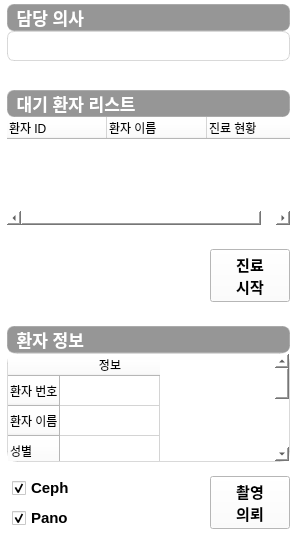
<?xml version="1.0" encoding="UTF-8"?>
<ui version="4.0">
 <class>PatientInfo</class>
 <widget class="QWidget" name="PatientInfo">
  <property name="geometry">
   <rect>
    <x>0</x>
    <y>0</y>
    <width>300</width>
    <height>534</height>
   </rect>
  </property>
  <property name="minimumSize">
   <size>
    <width>300</width>
    <height>0</height>
   </size>
  </property>
  <property name="maximumSize">
   <size>
    <width>300</width>
    <height>16777215</height>
   </size>
  </property>
  <property name="windowTitle">
   <string>Form</string>
  </property>
  <property name="styleSheet">
   <string notr="true">background-color: rgb(255, 255, 255);</string>
  </property>
  <layout class="QGridLayout" name="gridLayout">
   <property name="leftMargin">
    <number>3</number>
   </property>
   <property name="topMargin">
    <number>0</number>
   </property>
   <property name="rightMargin">
    <number>0</number>
   </property>
   <property name="bottomMargin">
    <number>0</number>
   </property>
   <item row="5" column="0">
    <spacer name="verticalSpacer_3">
     <property name="orientation">
      <enum>Qt::Vertical</enum>
     </property>
     <property name="sizeType">
      <enum>QSizePolicy::Fixed</enum>
     </property>
     <property name="sizeHint" stdset="0">
      <size>
       <width>20</width>
       <height>10</height>
      </size>
     </property>
    </spacer>
   </item>
   <item row="3" column="0">
    <spacer name="verticalSpacer_2">
     <property name="orientation">
      <enum>Qt::Vertical</enum>
     </property>
     <property name="sizeType">
      <enum>QSizePolicy::Fixed</enum>
     </property>
     <property name="sizeHint" stdset="0">
      <size>
       <width>20</width>
       <height>10</height>
      </size>
     </property>
    </spacer>
   </item>
   <item row="0" column="0">
    <layout class="QVBoxLayout" name="verticalLayout_6">
     <property name="spacing">
      <number>0</number>
     </property>
     <property name="leftMargin">
      <number>4</number>
     </property>
     <property name="topMargin">
      <number>4</number>
     </property>
     <property name="rightMargin">
      <number>10</number>
     </property>
     <property name="bottomMargin">
      <number>4</number>
     </property>
     <item>
      <widget class="QLabel" name="label_3">
       <property name="font">
        <font>
         <pointsize>13</pointsize>
         <bold>true</bold>
        </font>
       </property>
       <property name="styleSheet">
        <string notr="true">background-color: rgb(150, 150, 150);
color: rgb(255, 255, 255);

border: 1px solid rgba(150, 150, 150, 150);
border-radius:7px;
</string>
       </property>
       <property name="text">
        <string> 담당 의사</string>
       </property>
       <property name="margin">
        <number>4</number>
       </property>
       <property name="buddy">
        <cstring>lineEdit</cstring>
       </property>
      </widget>
     </item>
     <item>
      <widget class="QLineEdit" name="lineEdit">
       <property name="minimumSize">
        <size>
         <width>0</width>
         <height>30</height>
        </size>
       </property>
       <property name="styleSheet">
        <string notr="true">border: 1px solid rgba(190, 190, 190, 150);
border-radius:7px;</string>
       </property>
      </widget>
     </item>
    </layout>
   </item>
   <item row="2" column="0">
    <layout class="QVBoxLayout" name="verticalLayout_2">
     <property name="spacing">
      <number>0</number>
     </property>
     <property name="leftMargin">
      <number>4</number>
     </property>
     <property name="topMargin">
      <number>4</number>
     </property>
     <property name="rightMargin">
      <number>10</number>
     </property>
     <property name="bottomMargin">
      <number>4</number>
     </property>
     <item>
      <widget class="QLabel" name="label">
       <property name="font">
        <font>
         <pointsize>13</pointsize>
         <bold>true</bold>
        </font>
       </property>
       <property name="styleSheet">
        <string notr="true">background-color: rgb(150, 150, 150);
color: rgb(255, 255, 255);

border: 1px solid rgba(150, 150, 150, 150);
border-radius:7px;
</string>
       </property>
       <property name="text">
        <string> 대기 환자 리스트</string>
       </property>
       <property name="margin">
        <number>4</number>
       </property>
      </widget>
     </item>
     <item>
      <widget class="QTreeWidget" name="WaitingList">
       <property name="font">
        <font>
         <pointsize>11</pointsize>
        </font>
       </property>
       <property name="styleSheet">
        <string notr="true"/>
       </property>
       <property name="frameShape">
        <enum>QFrame::NoFrame</enum>
       </property>
       <property name="rootIsDecorated">
        <bool>false</bool>
       </property>
       <property name="headerHidden">
        <bool>false</bool>
       </property>
       <attribute name="headerVisible">
        <bool>true</bool>
       </attribute>
       <column>
        <property name="text">
         <string>환자 ID</string>
        </property>
       </column>
       <column>
        <property name="text">
         <string>환자 이름</string>
        </property>
       </column>
       <column>
        <property name="text">
         <string>진료 현황</string>
        </property>
       </column>
      </widget>
     </item>
    </layout>
   </item>
   <item row="6" column="0">
    <layout class="QVBoxLayout" name="verticalLayout_3">
     <property name="spacing">
      <number>0</number>
     </property>
     <property name="leftMargin">
      <number>4</number>
     </property>
     <property name="topMargin">
      <number>4</number>
     </property>
     <property name="rightMargin">
      <number>10</number>
     </property>
     <property name="bottomMargin">
      <number>4</number>
     </property>
     <item>
      <widget class="QLabel" name="label_2">
       <property name="font">
        <font>
         <pointsize>13</pointsize>
         <bold>true</bold>
        </font>
       </property>
       <property name="styleSheet">
        <string notr="true">background-color: rgb(150, 150, 150);
color: rgb(255, 255, 255);

border: 1px solid rgba(150, 150, 150, 150);
border-radius:7px;
</string>
       </property>
       <property name="text">
        <string> 환자 정보</string>
       </property>
       <property name="margin">
        <number>4</number>
       </property>
      </widget>
     </item>
     <item>
      <widget class="QTableWidget" name="tableWidget">
       <property name="font">
        <font>
         <pointsize>11</pointsize>
        </font>
       </property>
       <property name="layoutDirection">
        <enum>Qt::LeftToRight</enum>
       </property>
       <property name="styleSheet">
        <string notr="true"> 
QTableCornerButton::section {border-top-left-radius:10px; background-color: #FFFFFF;}
QHeaderView {border-top-right-radius:10px;
background-color: #FFFFFF;}

QTableWidget {
border-radius:10px;
border: 1px solid rgba(190, 190, 190, 150);
selection-background-color: qlineargradient(spread:pad, x1:0.4, y1:0.4, x2:1, 
y2:1, stop:0 rgba(180, 180, 180, 50),
stop:1 rgba(149, 210, 253, 100));
selection-color: black;
}</string>
       </property>
       <property name="frameShape">
        <enum>QFrame::NoFrame</enum>
       </property>
       <property name="editTriggers">
        <set>QAbstractItemView::NoEditTriggers</set>
       </property>
       <property name="showGrid">
        <bool>true</bool>
       </property>
       <property name="gridStyle">
        <enum>Qt::SolidLine</enum>
       </property>
       <property name="cornerButtonEnabled">
        <bool>false</bool>
       </property>
       <attribute name="horizontalHeaderShowSortIndicator" stdset="0">
        <bool>false</bool>
       </attribute>
       <row>
        <property name="text">
         <string>환자 번호</string>
        </property>
       </row>
       <row>
        <property name="text">
         <string>환자 이름</string>
        </property>
       </row>
       <row>
        <property name="text">
         <string>성별</string>
        </property>
       </row>
       <row>
        <property name="text">
         <string>생년월일</string>
        </property>
       </row>
       <row>
        <property name="text">
         <string>메모</string>
        </property>
       </row>
       <column>
        <property name="text">
         <string>정보</string>
        </property>
       </column>
       <item row="0" column="0">
        <property name="text">
         <string/>
        </property>
        <property name="toolTip">
         <string extracomment="hjkhjk"/>
        </property>
        <property name="font">
         <font>
          <pointsize>11</pointsize>
         </font>
        </property>
       </item>
       <item row="1" column="0">
        <property name="text">
         <string/>
        </property>
        <property name="font">
         <font>
          <pointsize>11</pointsize>
         </font>
        </property>
       </item>
       <item row="2" column="0">
        <property name="text">
         <string/>
        </property>
        <property name="font">
         <font>
          <pointsize>11</pointsize>
         </font>
        </property>
       </item>
       <item row="3" column="0">
        <property name="text">
         <string/>
        </property>
        <property name="font">
         <font>
          <pointsize>11</pointsize>
         </font>
        </property>
       </item>
       <item row="4" column="0">
        <property name="text">
         <string/>
        </property>
        <property name="toolTip">
         <string/>
        </property>
        <property name="font">
         <font>
          <pointsize>11</pointsize>
         </font>
        </property>
        <property name="foreground">
         <brush brushstyle="NoBrush">
          <color alpha="255">
           <red>0</red>
           <green>0</green>
           <blue>0</blue>
          </color>
         </brush>
        </property>
       </item>
      </widget>
     </item>
    </layout>
   </item>
   <item row="7" column="0">
    <layout class="QHBoxLayout" name="horizontalLayout">
     <property name="leftMargin">
      <number>4</number>
     </property>
     <property name="topMargin">
      <number>4</number>
     </property>
     <property name="rightMargin">
      <number>10</number>
     </property>
     <property name="bottomMargin">
      <number>4</number>
     </property>
     <item>
      <spacer name="horizontalSpacer_2">
       <property name="orientation">
        <enum>Qt::Horizontal</enum>
       </property>
       <property name="sizeType">
        <enum>QSizePolicy::Fixed</enum>
       </property>
       <property name="sizeHint" stdset="0">
        <size>
         <width>5</width>
         <height>20</height>
        </size>
       </property>
      </spacer>
     </item>
     <item>
      <layout class="QVBoxLayout" name="verticalLayout_4">
       <item>
        <widget class="QCheckBox" name="Ceph">
         <property name="font">
          <font>
           <pointsize>11</pointsize>
           <bold>true</bold>
          </font>
         </property>
         <property name="styleSheet">
          <string notr="true">background-color: rgb(255, 255, 255);</string>
         </property>
         <property name="text">
          <string>Ceph</string>
         </property>
         <property name="checked">
          <bool>true</bool>
         </property>
        </widget>
       </item>
       <item>
        <widget class="QCheckBox" name="Pano">
         <property name="font">
          <font>
           <pointsize>11</pointsize>
           <bold>true</bold>
          </font>
         </property>
         <property name="styleSheet">
          <string notr="true">background-color: rgb(255, 255, 255);</string>
         </property>
         <property name="text">
          <string>Pano</string>
         </property>
         <property name="checked">
          <bool>true</bool>
         </property>
        </widget>
       </item>
      </layout>
     </item>
     <item>
      <spacer name="horizontalSpacer_3">
       <property name="orientation">
        <enum>Qt::Horizontal</enum>
       </property>
       <property name="sizeHint" stdset="0">
        <size>
         <width>8</width>
         <height>20</height>
        </size>
       </property>
      </spacer>
     </item>
     <item>
      <widget class="QPushButton" name="Camerastart">
       <property name="font">
        <font>
         <pointsize>11</pointsize>
         <bold>true</bold>
        </font>
       </property>
       <property name="text">
        <string>촬영
의뢰</string>
       </property>
      </widget>
     </item>
    </layout>
   </item>
   <item row="4" column="0">
    <layout class="QHBoxLayout" name="horizontalLayout_2">
     <property name="leftMargin">
      <number>4</number>
     </property>
     <property name="topMargin">
      <number>4</number>
     </property>
     <property name="rightMargin">
      <number>10</number>
     </property>
     <property name="bottomMargin">
      <number>4</number>
     </property>
     <item>
      <spacer name="horizontalSpacer">
       <property name="orientation">
        <enum>Qt::Horizontal</enum>
       </property>
       <property name="sizeHint" stdset="0">
        <size>
         <width>40</width>
         <height>20</height>
        </size>
       </property>
      </spacer>
     </item>
     <item>
      <widget class="QPushButton" name="Treatmentstart">
       <property name="font">
        <font>
         <pointsize>11</pointsize>
         <bold>true</bold>
        </font>
       </property>
       <property name="text">
        <string>진료
시작</string>
       </property>
      </widget>
     </item>
    </layout>
   </item>
   <item row="1" column="0">
    <spacer name="verticalSpacer">
     <property name="orientation">
      <enum>Qt::Vertical</enum>
     </property>
     <property name="sizeType">
      <enum>QSizePolicy::Fixed</enum>
     </property>
     <property name="sizeHint" stdset="0">
      <size>
       <width>20</width>
       <height>15</height>
      </size>
     </property>
    </spacer>
   </item>
  </layout>
 </widget>
 <resources/>
 <connections/>
</ui>
